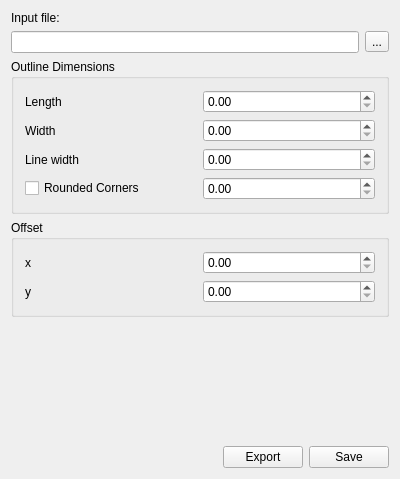
<?xml version="1.0" encoding="UTF-8"?>
<ui version="4.0">
 <class>PCBOutlineCreator</class>
 <widget class="QWidget" name="PCBOutlineCreator">
  <property name="geometry">
   <rect>
    <x>0</x>
    <y>0</y>
    <width>400</width>
    <height>479</height>
   </rect>
  </property>
  <property name="windowTitle">
   <string>PCBOutlineCreator</string>
  </property>
  <layout class="QVBoxLayout" name="verticalLayout_3">
   <item>
    <widget class="QLabel" name="inputFileLabel">
     <property name="text">
      <string>Input file:</string>
     </property>
    </widget>
   </item>
   <item>
    <layout class="QHBoxLayout" name="inputFileLayout">
     <item>
      <widget class="QLineEdit" name="inputFileLineEdit"/>
     </item>
     <item>
      <widget class="QToolButton" name="inputFileButton">
       <property name="text">
        <string>...</string>
       </property>
      </widget>
     </item>
    </layout>
   </item>
   <item>
    <widget class="QGroupBox" name="outDimensionsGroupBox">
     <property name="title">
      <string>Outline Dimensions</string>
     </property>
     <layout class="QVBoxLayout" name="verticalLayout">
      <item>
       <layout class="QHBoxLayout" name="lengthLayout">
        <item>
         <widget class="QLabel" name="lengthLabel">
          <property name="text">
           <string>Length</string>
          </property>
         </widget>
        </item>
        <item>
         <widget class="QDoubleSpinBox" name="lengthSpinBox"/>
        </item>
       </layout>
      </item>
      <item>
       <layout class="QHBoxLayout" name="widthLayout">
        <item>
         <widget class="QLabel" name="widthLabel">
          <property name="text">
           <string>Width</string>
          </property>
         </widget>
        </item>
        <item>
         <widget class="QDoubleSpinBox" name="widthSpinBox"/>
        </item>
       </layout>
      </item>
      <item>
       <layout class="QHBoxLayout" name="lineWidthLayout">
        <item>
         <widget class="QLabel" name="lineWidthLabel">
          <property name="text">
           <string>Line width</string>
          </property>
         </widget>
        </item>
        <item>
         <widget class="QDoubleSpinBox" name="lineWidthSpinBox"/>
        </item>
       </layout>
      </item>
      <item>
       <layout class="QHBoxLayout" name="cornersLayout">
        <item>
         <widget class="QCheckBox" name="cornersCheckBox">
          <property name="text">
           <string>Rounded Corners</string>
          </property>
         </widget>
        </item>
        <item>
         <widget class="QDoubleSpinBox" name="cornersSpinBox"/>
        </item>
       </layout>
      </item>
     </layout>
    </widget>
   </item>
   <item>
    <widget class="QGroupBox" name="offsetGroupBox">
     <property name="title">
      <string>Offset</string>
     </property>
     <layout class="QVBoxLayout" name="verticalLayout_2">
      <item>
       <layout class="QHBoxLayout" name="xLayout">
        <item>
         <widget class="QLabel" name="xLabel">
          <property name="text">
           <string>x</string>
          </property>
         </widget>
        </item>
        <item>
         <widget class="QDoubleSpinBox" name="xSpinBox"/>
        </item>
       </layout>
      </item>
      <item>
       <layout class="QHBoxLayout" name="yLayout">
        <item>
         <widget class="QLabel" name="yLabel">
          <property name="text">
           <string>y</string>
          </property>
         </widget>
        </item>
        <item>
         <widget class="QDoubleSpinBox" name="ySpinBox"/>
        </item>
       </layout>
      </item>
     </layout>
    </widget>
   </item>
   <item>
    <spacer name="verticalSpacer">
     <property name="orientation">
      <enum>Qt::Vertical</enum>
     </property>
     <property name="sizeHint" stdset="0">
      <size>
       <width>20</width>
       <height>40</height>
      </size>
     </property>
    </spacer>
   </item>
   <item>
    <layout class="QHBoxLayout" name="buttonLayout">
     <item>
      <spacer name="horizontalSpacer">
       <property name="orientation">
        <enum>Qt::Horizontal</enum>
       </property>
       <property name="sizeHint" stdset="0">
        <size>
         <width>40</width>
         <height>20</height>
        </size>
       </property>
      </spacer>
     </item>
     <item>
      <widget class="QPushButton" name="exportButton">
       <property name="text">
        <string>Export</string>
       </property>
      </widget>
     </item>
     <item>
      <widget class="QPushButton" name="saveButton">
       <property name="text">
        <string>Save</string>
       </property>
      </widget>
     </item>
    </layout>
   </item>
  </layout>
 </widget>
 <layoutdefault spacing="6" margin="11"/>
 <resources/>
 <connections/>
</ui>
